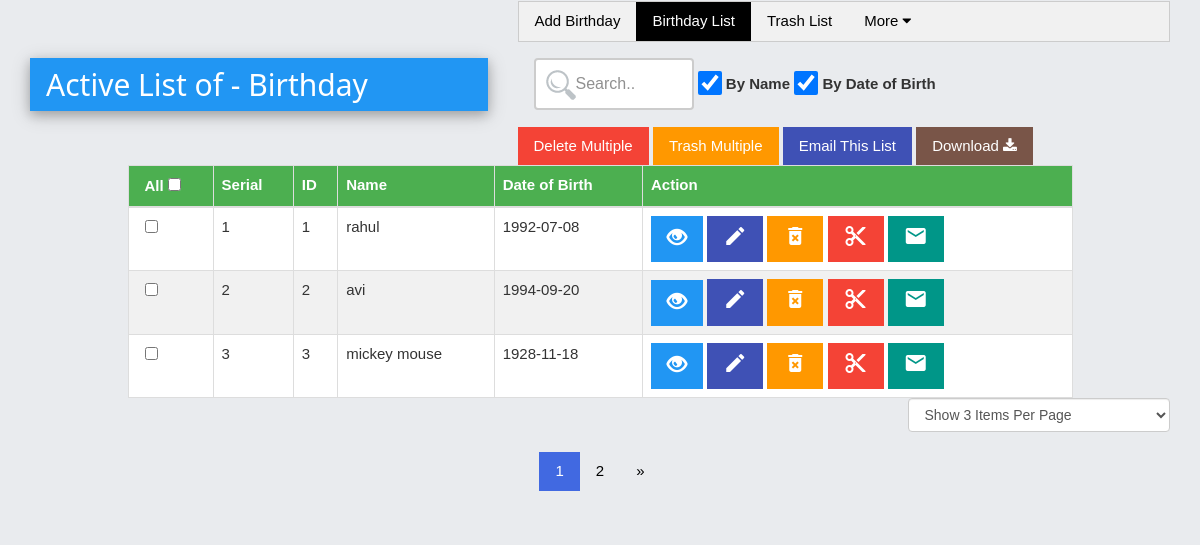
Page /views/Team_Error_Point/Birthday/index.php on the committed database.
### tables this page shows
CREATE TABLE `tbl_birthday` (
  `id` int(11) NOT NULL,
  `name` varchar(100) NOT NULL,
  `dob` date NOT NULL,
  `is_trashed` varchar(20) NOT NULL DEFAULT 'No'
);

### src/Team_Error_Point/Birthday/Birthday.php (called while the page is built, shortened)
<?php
class Birthday extends Database
{
    public function index(){
        $query = "SELECT * FROM `tbl_birthday` WHERE is_trashed = 'No'";
        $STH = $this->DBH->query($query);
        $STH->setFetchMode(PDO::FETCH_OBJ);
        $allData = $STH->fetchAll();
        return $allData;
    }
    public function getAllKeywords()
    {
        $_allKeywords = array();
        $allData = $this->index();
        foreach ($allData as $oneData) {
            $_allKeywords[] = trim($oneData->name);
        }
        foreach ($allData as $oneData) {
            $eachString= strip_tags($oneData->name);
            $eachString=trim( $eachString);
            $eachString= preg_replace( "/\r|\n/", " ", $eachString);
            $eachString= str_replace("&nbsp;","",  $eachString);
            $WordsArr = explode(" ", $eachString);
            foreach ($WordsArr as $eachWord){
                $_allKeywords[] = trim($eachWord);
            }
        }
        $allData = $this->index();
        foreach ($allData as $oneData) {
            $_allKeywords[] = trim($oneData->dob);
        }
        $allData = $this->index();
        foreach ($allData as $oneData) {
            $eachString= strip_tags($oneData->dob);
            $eachString=trim( $eachString);
            $eachString= preg_replace( "/\r|\n/", " ", $eachString);
            $eachString= str_replace("&nbsp;","",  $eachString);
            $WordsArr = explode(" ", $eachString);
            foreach ($WordsArr as $eachWord){
                $_allKeywords[] = trim($eachWord);
            }
        }
        return array_unique($_allKeywords);
    }
    public function indexPaginator($page=1,$itemsPerPage=3){
        $start = (($page-1) * $itemsPerPage);
        $sql = "SELECT * from tbl_birthday  WHERE is_trashed = 'No' LIMIT $start,$itemsPerPage";
        $STH = $this->DBH->query($sql);
        $STH->setFetchMode(PDO::FETCH_OBJ);
        $arrSomeData  = $STH->fetchAll();
        return $arrSomeData;
    }
}

### src/Team_Error_Point/Model/Database.php (called while the page is built, shortened)
<?php
class Database
{
    public function __construct()
    {
        try{
            $this->DBH =new PDO("mysql:host=localhost;dbname=db_atomic_project", "root", "");
        }catch(PDOException $error){
            echo $error->getMessage();
        }
    }
}

### views/Team_Error_Point/Birthday/index.php (the view, shortened to what this page needs)
<?php
    $obj = new Birthday();
    $allData = $obj->index();
    $availableKeywords = $obj->getAllKeywords();
    $recordCount= count($allData);
    if(isset($_REQUEST['Page']))   $page = $_REQUEST['Page'];
    else if(isset($_SESSION['Page']))   $page = $_SESSION['Page'];
    else   $page = 1;
    if(isset($_REQUEST['ItemsPerPage']))   $itemsPerPage = $_REQUEST['ItemsPerPage'];
    else if(isset($_SESSION['ItemsPerPage']))   $itemsPerPage = $_SESSION['ItemsPerPage'];
    else   $itemsPerPage = 3;
    $pages = ceil($recordCount/$itemsPerPage);
    $someData = $obj->indexPaginator($page,$itemsPerPage);
    $serial = (  ($page-1) * $itemsPerPage ) +1;
?>
<!doctype html>
<html lang="en">
<head>
    <link rel="stylesheet" href="../../../resources/bootstrap/css/bootstrap.min.css">
    <link rel="stylesheet" href="../../../resources/w3css/4/w3.css">
    <link rel="stylesheet" href="../../../resources/font-awesome-4.7.0/css/font-awesome.min.css">
    <link rel="stylesheet" href="../../../resources/style.css">
    <link rel="stylesheet" href="../../../resources/bootstrap/css/jquery-ui.css">
</head>
<body style="background-color: #E9EBEE">
    <div class="container">
            <div class="row">
                <div class="col-md-7">
                    <div class="w3-bar w3-border w3-light-grey">
                        <a href="create.php" class="w3-bar-item w3-button" style="text-decoration: none">Add Birthday</a>
                        <a href="index.php" class="w3-bar-item w3-button w3-black" style="text-decoration: none">Birthday List</a>
                        <a href="trashed.php" class="w3-bar-item w3-button" style="text-decoration: none">Trash List</a>
                        <div class="w3-dropdown-hover">
                            <button class="w3-button">More <i class="fa fa-caret-down"></i></button>
                        </div>
                    </div>
                </div>
            </div>
            <div class="row">
                <div class="col-sm-5">
                    <div class="w3-panel w3-blue w3-card-4">
                        <h2> Active List of - Birthday </h2>
                    </div>
                </div>
                <div class="col-sm-6">
                    <div class="w3-panel">
                        <form id="searchForm" action="index.php"  method="get">
                            <input type="text" value="" id="searchID" name="search" placeholder="Search..">
                            <input class="w3-check" type="checkbox" name="byName" checked="checked">
                            <label> By Name</label>
                            <input class="w3-check" type="checkbox" name="byDob" checked="checked">
                            <label> By Date of Birth</label>
                        </form>
                    </div>
                </div>
            </div>
        <form id="selectionForm" action="trash_multiple.php" method="post">
            <div class="row">
                <div class="col-sm-5"></div>
                <div class="col-lg-7">
                    <input type="button" id="deleteMultipleButton" class="w3-btn w3-red w3-hover-red" value="Delete Multiple">
                    <input type="button" id="trashMultipleButton" class="w3-btn w3-orange w3-hover-orange w3-text-white w3-hover-text-white" value="Trash Multiple">
                    <a href="email.php?list=1" class="w3-btn w3-indigo w3-hover-indigo" style="text-decoration: none">Email This List</a>
                    <div class="w3-dropdown-hover">
                        <button class="w3-btn w3-brown w3-hover-brown">Download <i class="fa fa-download"></i></button>
                    </div>
                </div>
            </div>
            <div class="row">
                <div class="col-sm-1"></div>
                <div class="col-sm-10">
                    <table class="table-bordered w3-table-all w3-hoverable">
                            <thead>
                            <tr class="w3-green">
                                <th>All <input type="checkbox" name="select_all" id="select_all"></th>
                                <th>Serial</th>
                                <th>ID</th>
                                <th>Name</th>
                                <th>Date of Birth</th>
                                <th>Action</th>
                            </tr>
                            </thead>
                            <?php
                                foreach($someData as $row){
                                    echo "
                                        <tr>
                                            <td>
                                                <input type='checkbox' class='checkbox' name='selectedIDs[]' value='$row->id'>
                                            </td>
                                            <td>$serial</td>
                                            <td>$row->id</td>
                                            <td>$row->name</td>
                                            <td>$row->dob</td>
                                             <td>
                                                        <a href='view.php?id=$row->id' title='View'>
                                                            <button type='button' class='w3-btn w3-blue w3-hover-blue' style='font-size: 20px;'>
                                                                <span class='glyphicon glyphicon-eye-open'></span>
                                                            </button>
                                                        </a>
                                                        <a href='edit.php?id=$row->id' title='Edit'>
                                                            <button type='button' class='w3-btn w3-indigo w3-hover-indigo'>
                                                                <i class='material-icons'>edit</i>
                                                            </button>
                                                        </a>
                                                        <a href='trash.php?id=$row->id' title='Trash'>
                                                                <button type='button' class='w3-btn w3-orange w3-hover-orange w3-text-white w3-hover-text-white'>
                                                                    <i class='material-icons'>delete_forever</i>
                                                                </button>
                                                            </a>
                                                        <a href='delete.php?id=$row->id' title='Delete'>
                                                                <button type='button' onclick='return confirm_delete()' class='w3-btn w3-red w3-hover-red'>
                                                                    <i class='material-icons'>content_cut</i>
                                                                </button>
                                                            </a>
                                                            <a href='email.php?id=$row->id' title='Email'>
                                                                <button type='button' class='w3-btn w3-teal w3-hover-teal w3-text-white w3-hover-text-white'>
                                                                    <i class='material-icons'>mail</i>
                                                                </button>
                                                            </a>
                                                    </td>
                                        </tr>
                                    ";
                                    $serial++;
                                }
                            ?>
                        </table>
                    </div>
                <div class="col-sm-1"></div>
            </div>
           </form>
        <div class="row">
            <div class="col-sm-9"></div>
            <div class="col-lg-3">
                <select class="form-control"  name="ItemsPerPage" id="ItemsPerPage" onchange="javascript:location.href = this.value;" >
                    <?php
                    if($itemsPerPage==3 ) echo '<option value="?ItemsPerPage=3" selected >Show 3 Items Per Page</option>';
                    else echo '<option  value="?ItemsPerPage=3">Show 3 Items Per Page</option>';
                    ?>
                </select>
            </div>
        </div>
        <div class="row" align="center">
            <div class="pagination">
                <?php
                $pagePlusOne  = $page+1;
                for($i=1;$i<=$pages;$i++)
                {
                    if($i==$page) echo '<a href="" class="active">'. $i . '</a>';
                    else  echo "<a href='?Page=$i'>". $i . '</a>';
                }
                if($page<$pages)
                    echo "<a href='index.php?Page=$pagePlusOne' title='Next'>" . "&raquo;" . "</a>";
                ?>
            </div>
        </div>
    </div>
</body>
</html>

### resources/w3css/4/w3.css (style rules this page uses)
html { box-sizing:border-box }
*,*:before,*:after { box-sizing:inherit }
html { -ms-text-size-adjust:100%;-webkit-text-size-adjust:100% }
body { margin:0 }
a { background-color:transparent;-webkit-text-decoration-skip:objects }
button,input,select,textarea { font:inherit;margin:0 }
button,input { overflow:visible }
button,select { text-transform:none }
button,html [type=button],[type=reset],[type=submit] { -webkit-appearance:button }
[type=checkbox],[type=radio] { padding:0 }
html,body { font-family:Verdana,sans-serif;font-size:15px;line-height:1.5 }
html { overflow-x:hidden }
h2 { font-size:30px }
h1,h2,h3,h4,h5,h6 { font-family:"Segoe UI",Arial,sans-serif;font-weight:400;margin:10px 0 }
a { color:inherit }
.w3-table,.w3-table-all { border-collapse:collapse;border-spacing:0;width:100%;display:table }
.w3-table-all { border:1px solid #ccc }
.w3-bordered tr,.w3-table-all tr { border-bottom:1px solid #ddd }
.w3-table-all tr:nth-child(odd) { background-color:#fff }
.w3-table-all tr:nth-child(even) { background-color:#f1f1f1 }
.w3-table td,.w3-table th,.w3-table-all td,.w3-table-all th { padding:8px 8px;display:table-cell;text-align:left;vertical-align:top }
.w3-table th:first-child,.w3-table td:first-child,.w3-table-all th:first-child,.w3-table-all td:first-child { padding-left:16px }
.w3-btn,.w3-button { border:none;display:inline-block;outline:0;padding:8px 16px;vertical-align:middle;overflow:hidden;text-decoration:none;color:inherit;background-color:inherit;text-align:center;cursor:pointer;white-space:nowrap }
.w3-btn,.w3-button { -webkit-touch-callout:none;-webkit-user-select:none;-khtml-user-select:none;-moz-user-select:none;-ms-user-select:none;user-select:none }
.w3-dropdown-click,.w3-dropdown-hover { position:relative;display:inline-block;cursor:pointer }
.w3-check,.w3-radio { width:24px;height:24px;position:relative;top:6px }
.w3-bar { width:100%;overflow:hidden }
.w3-bar .w3-bar-item { padding:8px 16px;float:left;width:auto;border:none;outline:none;display:block }
.w3-bar .w3-dropdown-hover,.w3-bar .w3-dropdown-click { position:static;float:left }
.w3-bar .w3-button { white-space:normal }
.w3-container:after,.w3-container:before,.w3-panel:after,.w3-panel:before,.w3-row:after,.w3-row:before,.w3-row-padding:after,.w3-row-padding:before, .w3-cell-row:before,.w3-cell-row:after,.w3-clear:after,.w3-clear:before,.w3-bar:before,.w3-bar:after { content:"";display:table;clear:both }
.w3-container,.w3-panel { padding:0.01em 16px }
.w3-panel { margin-top:16px;margin-bottom:16px }
.w3-card-4,.w3-hover-shadow:hover { box-shadow:0 4px 10px 0 rgba(0,0,0,0.2),0 4px 20px 0 rgba(0,0,0,0.19) }
.w3-border { border:1px solid #ccc!important }
.w3-blue,.w3-hover-blue:hover { color:#fff!important;background-color:#2196F3!important }
.w3-brown,.w3-hover-brown:hover { color:#fff!important;background-color:#795548!important }
.w3-green,.w3-hover-green:hover { color:#fff!important;background-color:#4CAF50!important }
.w3-indigo,.w3-hover-indigo:hover { color:#fff!important;background-color:#3f51b5!important }
.w3-orange,.w3-hover-orange:hover { color:#000!important;background-color:#ff9800!important }
.w3-red,.w3-hover-red:hover { color:#fff!important;background-color:#f44336!important }
.w3-teal,.w3-hover-teal:hover { color:#fff!important;background-color:#009688!important }
.w3-black,.w3-hover-black:hover { color:#fff!important;background-color:#000!important }
.w3-light-grey,.w3-hover-light-grey:hover,.w3-light-gray,.w3-hover-light-gray:hover { color:#000!important;background-color:#f1f1f1!important }
.w3-text-white,.w3-hover-text-white:hover { color:#fff!important }

### resources/style.css (style rules this page uses)
input[type=text] { width: 160px; box-sizing: border-box; border: 2px solid #ccc; border-radius: 4px; font-size: 16px; background-color: white; background-image: url('../images/searchicon.png'); background-position: 10px 10px; background-repeat: no-repeat; padding: 12px 20px 12px 40px; -webkit-transition: width 0.4s ease-in-out; transition: width 0.4s ease-in-out; }
.pagination a { color: black; float: left; padding: 8px 16px; text-decoration: none; transition: background-color .3s; }
.pagination a.active { background-color: royalblue; color: white; }

### rows in the picture
tbl_birthday: id "1", name "rahul", dob "1992-07-08"
tbl_birthday: id "2", name "avi", dob "1994-09-20"
tbl_birthday: id "3", name "mickey mouse", dob "1928-11-18"
